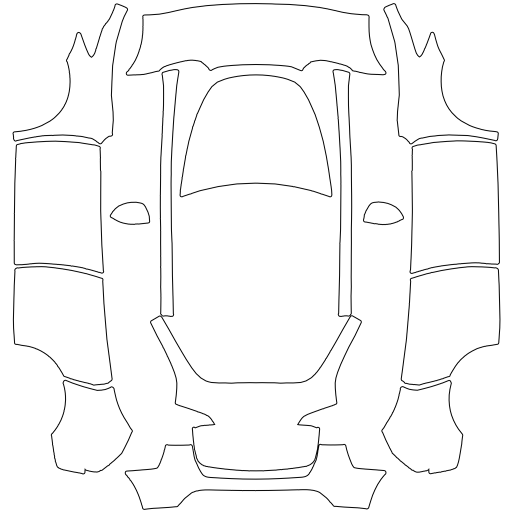
#> input picture skills/tesla-skin-generator/assets/template.png, 1024 x 1024 px (shown at 1/2 size)
$ python -i compose_skin.py   (imports and definitions only)
#> lines starting #> are read from the running program, lines starting #| are printed output that depends on the picture
#!/usr/bin/env python3
"""Place upright motif PNGs onto the immutable vehicle UV template.

The JSON design contains base_color, optional shared backgrounds, and
parts: {part_id: [foreground layers]}. Shared prints can flow across a group
of adjacent UV islands; foreground subjects retain strict safety margins.
Layer image paths are relative to the design JSON. Rotation defaults come from
assets/parts.json. Geometry, safety margins and alpha are enforced by code.
"""
import argparse
from collections import deque
import hashlib
import json
import math
from pathlib import Path
import sys

try:
    from PIL import Image, ImageChops, ImageDraw, ImageFilter, ImageFont, ImageOps
except ImportError:
    print('Missing Pillow: python -m pip install Pillow', file=sys.stderr)
    raise SystemExit(2)

SKILL = Path(__file__).resolve().parents[1]
TEMPLATE = SKILL / 'assets/template.png'
PARTS = SKILL / 'assets/parts.json'


# [25 lines left out: function template_parts, not called in this run]


def clean_motif(path):
    """Remove low-alpha fringe and tiny disconnected artifacts; never redraw art."""
    with Image.open(path) as source:
#> source is the input picture: PIL image 1024x1024 RGBA; mean R, G, B, A 123.5, 123.5, 123.5, 115.9
        if source.format != 'PNG' or getattr(source, 'n_frames', 1) != 1:
            raise ValueError(f'motif must be a single-frame PNG: {path}')
        image = source.convert('RGBA')
    alpha = image.getchannel('A')
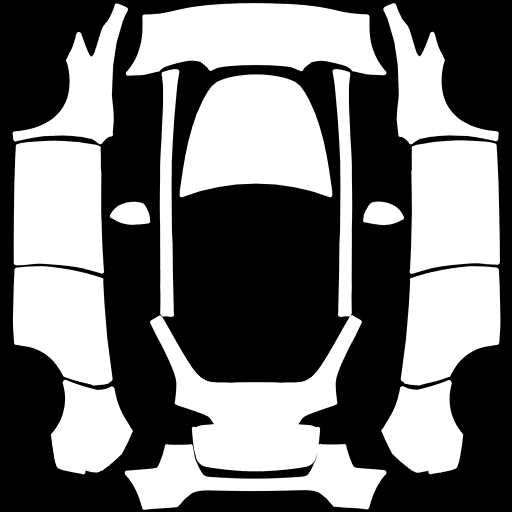
#> alpha: PIL image 1024x1024 L (shown at 1/2 size); min 0, max 255, mean 115.9
    if alpha.getextrema()[0] != 0:
        raise ValueError(f'motif needs real transparency, not a flat background: {path}')
    w, h = image.size
#> w = 1024; h = 1024
    visible = bytearray(alpha.point(lambda v: 255 if v > 12 else 0).tobytes())
    kept = bytearray(w * h)
    for start, value in enumerate(visible):
        if not value:
            continue
        queue, component = deque([start]), []
        visible[start] = 0
        while queue:
            pos = queue.popleft()
            component.append(pos)
            x, y = pos % w, pos // w
            for nxt in ((pos - 1 if x else -1), (pos + 1 if x + 1 < w else -1),
                        (pos - w if y else -1), (pos + w if y + 1 < h else -1)):
                if nxt >= 0 and visible[nxt]:
                    visible[nxt] = 0
                    queue.append(nxt)
        if len(component) >= 64:
            for pos in component:
                kept[pos] = 255
    filtered = ImageChops.multiply(alpha, Image.frombytes('L', (w, h), bytes(kept)))
    image.putalpha(filtered)
    box = filtered.getbbox()
#> box = (25, 6, 1001, 1020)
    if box is None:
        raise ValueError(f'no usable motif remains after fringe cleanup: {path}')
    return image.crop(box)
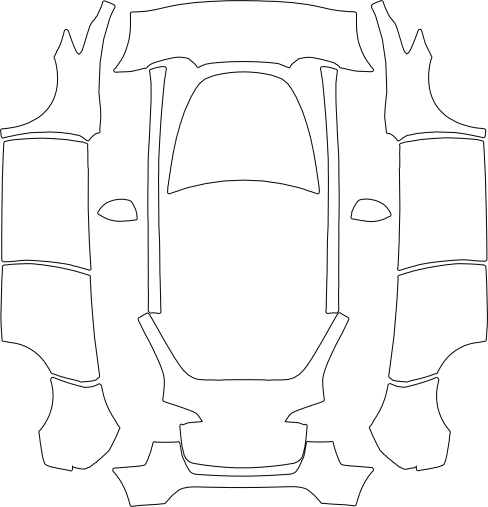
#> returned value: PIL image 976x1014 RGBA (shown at 1/2 size); mean R, G, B, A 115.7, 115.7, 115.7, 122.8; transparent parts drawn white


# [216 lines left out: functions number, place_background, place_layer, review_board, compose, main, not called in this run]


# [2 lines not run here, left out]

>>> result = clean_motif('../../tesla-skin-generator/assets/template.png')
